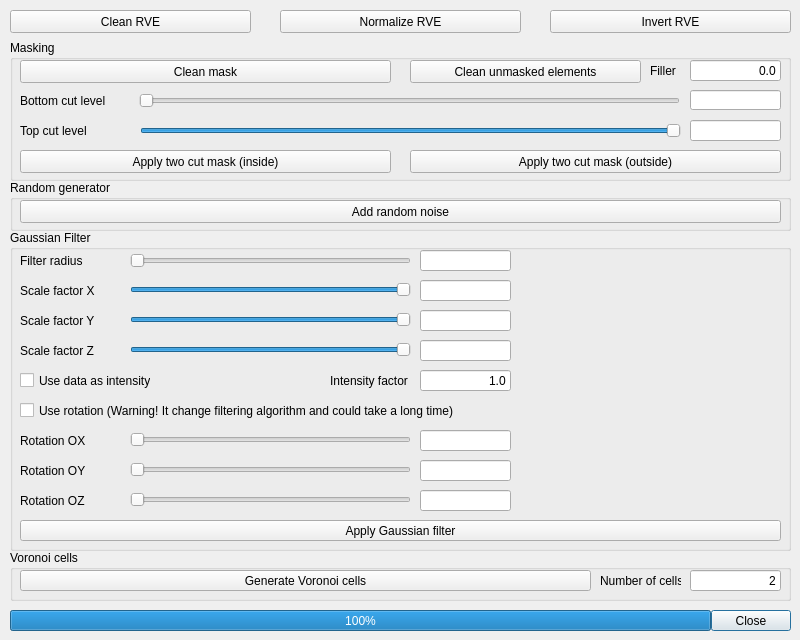
<?xml version="1.0" encoding="UTF-8"?>
<ui version="4.0">
 <class>VolumeGLRenderRVEEditDialog</class>
 <widget class="QDialog" name="VolumeGLRenderRVEEditDialog">
  <property name="windowModality">
   <enum>Qt::WindowModal</enum>
  </property>
  <property name="geometry">
   <rect>
    <x>0</x>
    <y>0</y>
    <width>800</width>
    <height>640</height>
   </rect>
  </property>
  <property name="windowTitle">
   <string>Representative Volume Element Edit Dialog</string>
  </property>
  <property name="sizeGripEnabled">
   <bool>false</bool>
  </property>
  <property name="modal">
   <bool>true</bool>
  </property>
  <widget class="QDialogButtonBox" name="buttonBox">
   <property name="geometry">
    <rect>
     <x>10</x>
     <y>610</y>
     <width>781</width>
     <height>21</height>
    </rect>
   </property>
   <property name="orientation">
    <enum>Qt::Horizontal</enum>
   </property>
   <property name="standardButtons">
    <set>QDialogButtonBox::Close</set>
   </property>
  </widget>
  <widget class="QGroupBox" name="GaussianFilter">
   <property name="geometry">
    <rect>
     <x>10</x>
     <y>230</y>
     <width>781</width>
     <height>321</height>
    </rect>
   </property>
   <property name="title">
    <string>Gaussian Filter</string>
   </property>
   <widget class="QPushButton" name="ApplyGaussianFilterButton">
    <property name="geometry">
     <rect>
      <x>10</x>
      <y>290</y>
      <width>761</width>
      <height>21</height>
     </rect>
    </property>
    <property name="text">
     <string>Apply Gaussian filter</string>
    </property>
   </widget>
   <widget class="QLabel" name="FilterRadiusLabel">
    <property name="geometry">
     <rect>
      <x>10</x>
      <y>20</y>
      <width>101</width>
      <height>21</height>
     </rect>
    </property>
    <property name="text">
     <string>Filter radius</string>
    </property>
   </widget>
   <widget class="QSlider" name="FilterRadiusSlider">
    <property name="geometry">
     <rect>
      <x>120</x>
      <y>20</y>
      <width>281</width>
      <height>21</height>
     </rect>
    </property>
    <property name="minimum">
     <number>1</number>
    </property>
    <property name="maximum">
     <number>256</number>
    </property>
    <property name="tracking">
     <bool>true</bool>
    </property>
    <property name="orientation">
     <enum>Qt::Horizontal</enum>
    </property>
   </widget>
   <widget class="QLineEdit" name="FilterRadiusLineEdit">
    <property name="geometry">
     <rect>
      <x>410</x>
      <y>20</y>
      <width>91</width>
      <height>21</height>
     </rect>
    </property>
    <property name="readOnly">
     <bool>true</bool>
    </property>
   </widget>
   <widget class="QLabel" name="ScaleFactorXLabel">
    <property name="geometry">
     <rect>
      <x>10</x>
      <y>50</y>
      <width>101</width>
      <height>21</height>
     </rect>
    </property>
    <property name="text">
     <string>Scale factor X</string>
    </property>
   </widget>
   <widget class="QSlider" name="ScaleFactorXSlider">
    <property name="geometry">
     <rect>
      <x>120</x>
      <y>49</y>
      <width>281</width>
      <height>21</height>
     </rect>
    </property>
    <property name="minimum">
     <number>1</number>
    </property>
    <property name="maximum">
     <number>100</number>
    </property>
    <property name="value">
     <number>100</number>
    </property>
    <property name="orientation">
     <enum>Qt::Horizontal</enum>
    </property>
   </widget>
   <widget class="QLineEdit" name="ScileFactorXLineEdit">
    <property name="geometry">
     <rect>
      <x>410</x>
      <y>50</y>
      <width>91</width>
      <height>21</height>
     </rect>
    </property>
    <property name="dragEnabled">
     <bool>false</bool>
    </property>
    <property name="readOnly">
     <bool>true</bool>
    </property>
   </widget>
   <widget class="QSlider" name="ScaleFactorYSlider">
    <property name="geometry">
     <rect>
      <x>120</x>
      <y>79</y>
      <width>281</width>
      <height>21</height>
     </rect>
    </property>
    <property name="minimum">
     <number>1</number>
    </property>
    <property name="maximum">
     <number>100</number>
    </property>
    <property name="value">
     <number>100</number>
    </property>
    <property name="orientation">
     <enum>Qt::Horizontal</enum>
    </property>
   </widget>
   <widget class="QLabel" name="ScaleFactorYLabel">
    <property name="geometry">
     <rect>
      <x>10</x>
      <y>80</y>
      <width>101</width>
      <height>21</height>
     </rect>
    </property>
    <property name="text">
     <string>Scale factor Y</string>
    </property>
   </widget>
   <widget class="QLineEdit" name="ScileFactorYLineEdit">
    <property name="geometry">
     <rect>
      <x>410</x>
      <y>80</y>
      <width>91</width>
      <height>21</height>
     </rect>
    </property>
    <property name="dragEnabled">
     <bool>false</bool>
    </property>
    <property name="readOnly">
     <bool>true</bool>
    </property>
   </widget>
   <widget class="QLineEdit" name="ScileFactorZLineEdit">
    <property name="geometry">
     <rect>
      <x>410</x>
      <y>110</y>
      <width>91</width>
      <height>21</height>
     </rect>
    </property>
    <property name="dragEnabled">
     <bool>false</bool>
    </property>
    <property name="readOnly">
     <bool>true</bool>
    </property>
   </widget>
   <widget class="QSlider" name="ScaleFactorZSlider">
    <property name="geometry">
     <rect>
      <x>120</x>
      <y>109</y>
      <width>281</width>
      <height>21</height>
     </rect>
    </property>
    <property name="minimum">
     <number>1</number>
    </property>
    <property name="maximum">
     <number>100</number>
    </property>
    <property name="value">
     <number>100</number>
    </property>
    <property name="orientation">
     <enum>Qt::Horizontal</enum>
    </property>
   </widget>
   <widget class="QLabel" name="ScaleFactorZLabel">
    <property name="geometry">
     <rect>
      <x>10</x>
      <y>110</y>
      <width>101</width>
      <height>21</height>
     </rect>
    </property>
    <property name="text">
     <string>Scale factor Z</string>
    </property>
   </widget>
   <widget class="QCheckBox" name="UseDataAsIntensityCheckBox">
    <property name="geometry">
     <rect>
      <x>10</x>
      <y>140</y>
      <width>131</width>
      <height>21</height>
     </rect>
    </property>
    <property name="text">
     <string>Use data as intensity</string>
    </property>
   </widget>
   <widget class="QLabel" name="IntensityFactorLabel">
    <property name="geometry">
     <rect>
      <x>320</x>
      <y>140</y>
      <width>81</width>
      <height>21</height>
     </rect>
    </property>
    <property name="text">
     <string>Intensity factor</string>
    </property>
   </widget>
   <widget class="QLineEdit" name="IntensityFactorLineEdit">
    <property name="geometry">
     <rect>
      <x>410</x>
      <y>140</y>
      <width>91</width>
      <height>21</height>
     </rect>
    </property>
    <property name="text">
     <string>1.0</string>
    </property>
    <property name="alignment">
     <set>Qt::AlignRight|Qt::AlignTrailing|Qt::AlignVCenter</set>
    </property>
    <property name="dragEnabled">
     <bool>false</bool>
    </property>
    <property name="readOnly">
     <bool>false</bool>
    </property>
   </widget>
   <widget class="QLabel" name="RotationOXLabel">
    <property name="geometry">
     <rect>
      <x>10</x>
      <y>200</y>
      <width>101</width>
      <height>21</height>
     </rect>
    </property>
    <property name="text">
     <string>Rotation OX</string>
    </property>
   </widget>
   <widget class="QSlider" name="RotationOXSlider">
    <property name="geometry">
     <rect>
      <x>120</x>
      <y>199</y>
      <width>281</width>
      <height>21</height>
     </rect>
    </property>
    <property name="minimum">
     <number>0</number>
    </property>
    <property name="maximum">
     <number>179</number>
    </property>
    <property name="value">
     <number>0</number>
    </property>
    <property name="orientation">
     <enum>Qt::Horizontal</enum>
    </property>
   </widget>
   <widget class="QLineEdit" name="RotationOXLineEdit">
    <property name="geometry">
     <rect>
      <x>410</x>
      <y>200</y>
      <width>91</width>
      <height>21</height>
     </rect>
    </property>
    <property name="dragEnabled">
     <bool>false</bool>
    </property>
    <property name="readOnly">
     <bool>true</bool>
    </property>
   </widget>
   <widget class="QLabel" name="RotationOYLabel">
    <property name="geometry">
     <rect>
      <x>10</x>
      <y>230</y>
      <width>101</width>
      <height>21</height>
     </rect>
    </property>
    <property name="text">
     <string>Rotation OY</string>
    </property>
   </widget>
   <widget class="QSlider" name="RotationOYSlider">
    <property name="geometry">
     <rect>
      <x>120</x>
      <y>229</y>
      <width>281</width>
      <height>21</height>
     </rect>
    </property>
    <property name="minimum">
     <number>0</number>
    </property>
    <property name="maximum">
     <number>179</number>
    </property>
    <property name="value">
     <number>0</number>
    </property>
    <property name="orientation">
     <enum>Qt::Horizontal</enum>
    </property>
   </widget>
   <widget class="QLineEdit" name="RotationOYLineEdit">
    <property name="geometry">
     <rect>
      <x>410</x>
      <y>230</y>
      <width>91</width>
      <height>21</height>
     </rect>
    </property>
    <property name="dragEnabled">
     <bool>false</bool>
    </property>
    <property name="readOnly">
     <bool>true</bool>
    </property>
   </widget>
   <widget class="QLineEdit" name="RotationOZLineEdit">
    <property name="geometry">
     <rect>
      <x>410</x>
      <y>260</y>
      <width>91</width>
      <height>21</height>
     </rect>
    </property>
    <property name="dragEnabled">
     <bool>false</bool>
    </property>
    <property name="readOnly">
     <bool>true</bool>
    </property>
   </widget>
   <widget class="QLabel" name="RotationOZLabel">
    <property name="geometry">
     <rect>
      <x>10</x>
      <y>260</y>
      <width>101</width>
      <height>21</height>
     </rect>
    </property>
    <property name="text">
     <string>Rotation OZ</string>
    </property>
   </widget>
   <widget class="QSlider" name="RotationOZSlider">
    <property name="geometry">
     <rect>
      <x>120</x>
      <y>259</y>
      <width>281</width>
      <height>21</height>
     </rect>
    </property>
    <property name="minimum">
     <number>0</number>
    </property>
    <property name="maximum">
     <number>179</number>
    </property>
    <property name="value">
     <number>0</number>
    </property>
    <property name="orientation">
     <enum>Qt::Horizontal</enum>
    </property>
   </widget>
   <widget class="QCheckBox" name="UseRotationsCheckBox">
    <property name="geometry">
     <rect>
      <x>10</x>
      <y>170</y>
      <width>491</width>
      <height>21</height>
     </rect>
    </property>
    <property name="text">
     <string>Use rotation (Warning! It change filtering algorithm and could take a long time)</string>
    </property>
   </widget>
  </widget>
  <widget class="QProgressBar" name="progressBar">
   <property name="geometry">
    <rect>
     <x>10</x>
     <y>610</y>
     <width>701</width>
     <height>21</height>
    </rect>
   </property>
   <property name="value">
    <number>100</number>
   </property>
   <property name="textVisible">
    <bool>true</bool>
   </property>
   <property name="invertedAppearance">
    <bool>false</bool>
   </property>
  </widget>
  <widget class="QGroupBox" name="Masking">
   <property name="geometry">
    <rect>
     <x>10</x>
     <y>40</y>
     <width>781</width>
     <height>141</height>
    </rect>
   </property>
   <property name="title">
    <string>Masking</string>
   </property>
   <widget class="QPushButton" name="CleanMaskButton">
    <property name="geometry">
     <rect>
      <x>10</x>
      <y>20</y>
      <width>371</width>
      <height>23</height>
     </rect>
    </property>
    <property name="text">
     <string>Clean mask</string>
    </property>
   </widget>
   <widget class="QPushButton" name="CleanUnMaskedElementsButton">
    <property name="geometry">
     <rect>
      <x>400</x>
      <y>20</y>
      <width>231</width>
      <height>23</height>
     </rect>
    </property>
    <property name="text">
     <string>Clean unmasked elements</string>
    </property>
   </widget>
   <widget class="QLineEdit" name="TopCutLevelLineEdit">
    <property name="geometry">
     <rect>
      <x>680</x>
      <y>80</y>
      <width>91</width>
      <height>21</height>
     </rect>
    </property>
    <property name="alignment">
     <set>Qt::AlignRight|Qt::AlignTrailing|Qt::AlignVCenter</set>
    </property>
    <property name="readOnly">
     <bool>true</bool>
    </property>
   </widget>
   <widget class="QLineEdit" name="BottomCutLevelLineEdit">
    <property name="geometry">
     <rect>
      <x>680</x>
      <y>50</y>
      <width>91</width>
      <height>20</height>
     </rect>
    </property>
    <property name="alignment">
     <set>Qt::AlignRight|Qt::AlignTrailing|Qt::AlignVCenter</set>
    </property>
    <property name="readOnly">
     <bool>true</bool>
    </property>
   </widget>
   <widget class="QLabel" name="BottomCutLevelLabel">
    <property name="geometry">
     <rect>
      <x>10</x>
      <y>50</y>
      <width>111</width>
      <height>21</height>
     </rect>
    </property>
    <property name="text">
     <string>Bottom cut level</string>
    </property>
   </widget>
   <widget class="QSlider" name="BottomCutLevelSlider">
    <property name="geometry">
     <rect>
      <x>129</x>
      <y>50</y>
      <width>541</width>
      <height>21</height>
     </rect>
    </property>
    <property name="maximum">
     <number>999</number>
    </property>
    <property name="orientation">
     <enum>Qt::Horizontal</enum>
    </property>
   </widget>
   <widget class="QLabel" name="TopCutLevelLabel">
    <property name="geometry">
     <rect>
      <x>10</x>
      <y>80</y>
      <width>111</width>
      <height>21</height>
     </rect>
    </property>
    <property name="text">
     <string>Top cut level</string>
    </property>
   </widget>
   <widget class="QSlider" name="TopCutLevelSlider">
    <property name="geometry">
     <rect>
      <x>130</x>
      <y>80</y>
      <width>541</width>
      <height>21</height>
     </rect>
    </property>
    <property name="minimum">
     <number>1</number>
    </property>
    <property name="maximum">
     <number>1000</number>
    </property>
    <property name="value">
     <number>1000</number>
    </property>
    <property name="orientation">
     <enum>Qt::Horizontal</enum>
    </property>
   </widget>
   <widget class="QLabel" name="CleanUnMaskedElementsFillerLabel">
    <property name="geometry">
     <rect>
      <x>640</x>
      <y>20</y>
      <width>31</width>
      <height>21</height>
     </rect>
    </property>
    <property name="text">
     <string>Filler</string>
    </property>
   </widget>
   <widget class="QLineEdit" name="CleanUnMaskedElementsFillerLineEdit">
    <property name="geometry">
     <rect>
      <x>680</x>
      <y>20</y>
      <width>91</width>
      <height>21</height>
     </rect>
    </property>
    <property name="text">
     <string>0.0</string>
    </property>
    <property name="alignment">
     <set>Qt::AlignRight|Qt::AlignTrailing|Qt::AlignVCenter</set>
    </property>
    <property name="dragEnabled">
     <bool>false</bool>
    </property>
    <property name="readOnly">
     <bool>false</bool>
    </property>
   </widget>
   <widget class="QPushButton" name="ApplyTwoCutMaskInsideButton">
    <property name="geometry">
     <rect>
      <x>10</x>
      <y>110</y>
      <width>371</width>
      <height>23</height>
     </rect>
    </property>
    <property name="text">
     <string>Apply two cut mask (inside)</string>
    </property>
   </widget>
   <widget class="QPushButton" name="ApplyTwoCutMaskOutsideButton">
    <property name="geometry">
     <rect>
      <x>400</x>
      <y>110</y>
      <width>371</width>
      <height>23</height>
     </rect>
    </property>
    <property name="text">
     <string>Apply two cut mask (outside)</string>
    </property>
   </widget>
  </widget>
  <widget class="QPushButton" name="InvertRVEButton">
   <property name="geometry">
    <rect>
     <x>550</x>
     <y>10</y>
     <width>241</width>
     <height>23</height>
    </rect>
   </property>
   <property name="text">
    <string>Invert RVE</string>
   </property>
  </widget>
  <widget class="QPushButton" name="NormalizeRVEButton">
   <property name="geometry">
    <rect>
     <x>280</x>
     <y>10</y>
     <width>241</width>
     <height>23</height>
    </rect>
   </property>
   <property name="text">
    <string>Normalize RVE</string>
   </property>
  </widget>
  <widget class="QPushButton" name="ClenRVEButton">
   <property name="geometry">
    <rect>
     <x>10</x>
     <y>10</y>
     <width>241</width>
     <height>23</height>
    </rect>
   </property>
   <property name="text">
    <string>Clean RVE</string>
   </property>
  </widget>
  <widget class="QGroupBox" name="RandomGenerator">
   <property name="geometry">
    <rect>
     <x>10</x>
     <y>180</y>
     <width>781</width>
     <height>51</height>
    </rect>
   </property>
   <property name="title">
    <string>Random generator</string>
   </property>
   <widget class="QPushButton" name="addRandomNoiseButton">
    <property name="geometry">
     <rect>
      <x>10</x>
      <y>20</y>
      <width>761</width>
      <height>23</height>
     </rect>
    </property>
    <property name="text">
     <string>Add random noise</string>
    </property>
   </widget>
  </widget>
  <widget class="QGroupBox" name="VoronoiCells">
   <property name="geometry">
    <rect>
     <x>10</x>
     <y>550</y>
     <width>781</width>
     <height>51</height>
    </rect>
   </property>
   <property name="title">
    <string>Voronoi cells</string>
   </property>
   <widget class="QPushButton" name="GenerateVoronoiCellsButton">
    <property name="geometry">
     <rect>
      <x>10</x>
      <y>20</y>
      <width>571</width>
      <height>21</height>
     </rect>
    </property>
    <property name="text">
     <string>Generate Voronoi cells</string>
    </property>
   </widget>
   <widget class="QLineEdit" name="NumberOfCellsLineEdit">
    <property name="geometry">
     <rect>
      <x>680</x>
      <y>20</y>
      <width>91</width>
      <height>21</height>
     </rect>
    </property>
    <property name="text">
     <string>2</string>
    </property>
    <property name="alignment">
     <set>Qt::AlignRight|Qt::AlignTrailing|Qt::AlignVCenter</set>
    </property>
    <property name="dragEnabled">
     <bool>false</bool>
    </property>
    <property name="readOnly">
     <bool>false</bool>
    </property>
   </widget>
   <widget class="QLabel" name="NumberOfCellsLabel">
    <property name="geometry">
     <rect>
      <x>590</x>
      <y>20</y>
      <width>81</width>
      <height>21</height>
     </rect>
    </property>
    <property name="text">
     <string>Number of cells</string>
    </property>
   </widget>
  </widget>
 </widget>
 <resources/>
 <connections>
  <connection>
   <sender>buttonBox</sender>
   <signal>accepted()</signal>
   <receiver>VolumeGLRenderRVEEditDialog</receiver>
   <slot>accept()</slot>
   <hints>
    <hint type="sourcelabel">
     <x>248</x>
     <y>254</y>
    </hint>
    <hint type="destinationlabel">
     <x>157</x>
     <y>274</y>
    </hint>
   </hints>
  </connection>
  <connection>
   <sender>buttonBox</sender>
   <signal>rejected()</signal>
   <receiver>VolumeGLRenderRVEEditDialog</receiver>
   <slot>reject()</slot>
   <hints>
    <hint type="sourcelabel">
     <x>316</x>
     <y>260</y>
    </hint>
    <hint type="destinationlabel">
     <x>286</x>
     <y>274</y>
    </hint>
   </hints>
  </connection>
 </connections>
</ui>
